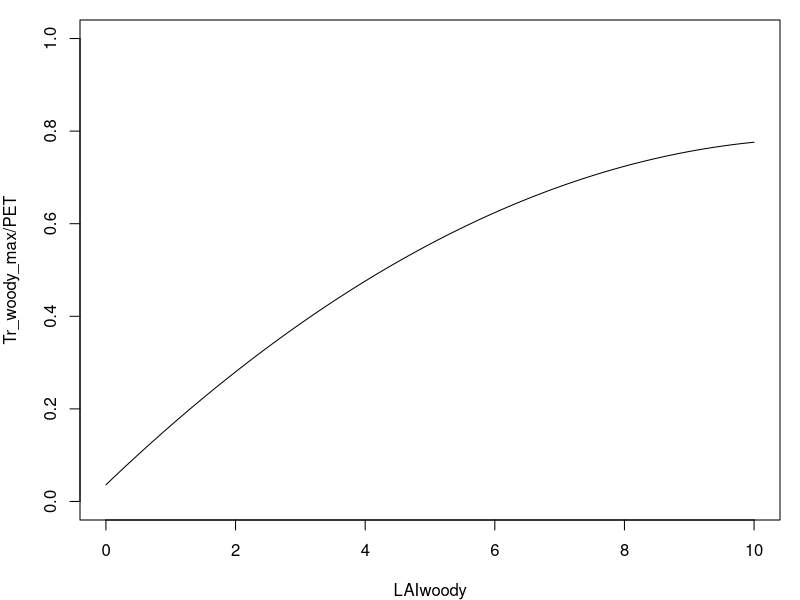

Generate this figure with R: (Note: this script raises an error after producing the figure.)
## ---- chunk 1
par(mar=c(4,4,1,1))
LAIc = seq(0,10, by=0.01)
TmaxPET = -0.006*(LAIc^2) + 0.134*LAIc + 0.036
plot(LAIc, TmaxPET, type="l", ylab="Tr_woody_max/PET", xlab="LAIwoody", ylim=c(0,1))
## ---- chunk 2
par(mar=c(4,4,1,1))
x = seq(-10, 0, by=0.01)
plot(-x ,unlist(lapply(x,hydraulics_psi2K,-2.0,3.0)), type="l", ylab="K (relative conductance)", xlim=c(0,10), ylim=c(0,1),xlab="Soil water potential (-MPa)", frame=FALSE)
lines(-x, unlist(lapply(x,hydraulics_psi2K,-3.0,3.0)), lty=2)
lines(-x, unlist(lapply(x,hydraulics_psi2K,-4.0,3.0)), lty=3)
lines(-x, unlist(lapply(x,hydraulics_psi2K,-5.0,3.0)), lty=4)
legend("topright", lty=1:4, col=c(rep("black",4)), 
       legend = paste("Psi_extract = ", c(-2.0,-3.0,-4.0, -5.0), "MPa"), bty="n", cex=0.8)
abline(h=50, col="gray", lwd=2)
## ---- chunk 3
knitr::include_graphics("WUE_relationship.png")
## ---- chunk 4
psi = seq(-10,0, by=0.1)
rwc_s = rep(NA, length(psi))
for(i in 1:length(psi)) rwc_s[i] =moisture_symplasticRWC(psi[i],-3,12)
plot(psi, rwc_s, type="l", xlab="Water potential (MPa)", ylab = "Symplasmic RWC")
## ---- chunk 5
psi = seq(-7,0, by=0.1)
rwc_a = rep(NA, length(psi))
for(i in 1:length(psi)) rwc_a[i] =moisture_apoplasticRWC(psi[i], 3, -4)
plot(psi, rwc_a, type="l", xlab="Water potential (MPa)", ylab = "Apoplastic RWC")
